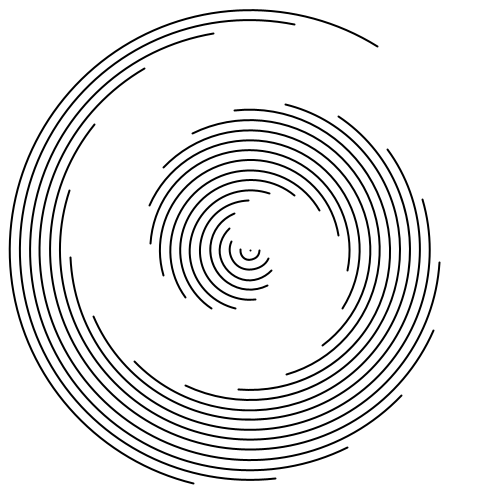
Frame 1 (no input)
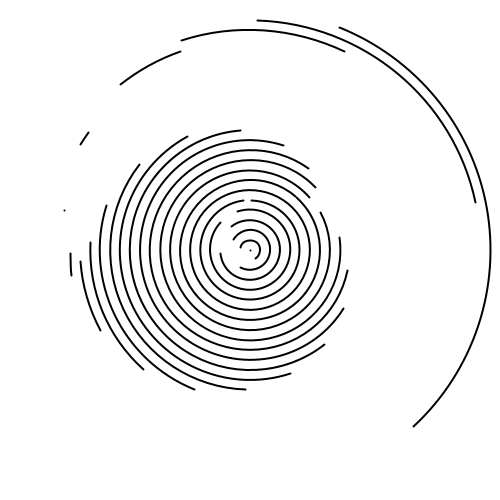
Frame 60 (the mouse pressed at the canvas centre just before this capture)
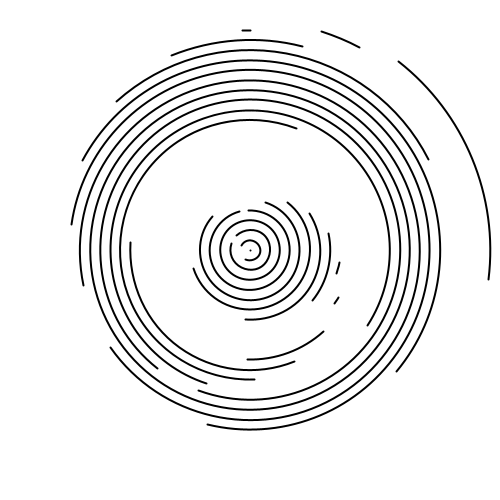
Frame 120 (the mouse held since frame 60 and released just before this capture)

The Processing sketch that drew these frames (run headless with seeded random() and noise(); from frame 60 on, the mouse is pressed at the canvas centre):

// Processing sketch: cyclone
// ── cyclone.pde
private int gap = 20;
private int thickness = 2;

void setup() {
  size(500, 500);
  noFill();
  strokeWeight(thickness);
  stroke(0);
}

void draw() {
  background(255);
  pushMatrix();
  translate(width / 2, height / 2);
  rotate(6.0 * cos(radians(frameCount)));
  
  for (int i = 0; i < height; i += gap) {
    float angle = radians(i);
    float arcLength = map(sin(radians(frameCount * i) / 85), -1, 1, 0, 6.3);
    arc(0, 0, i, i, angle, angle + arcLength);
  }
  
  popMatrix();
}
